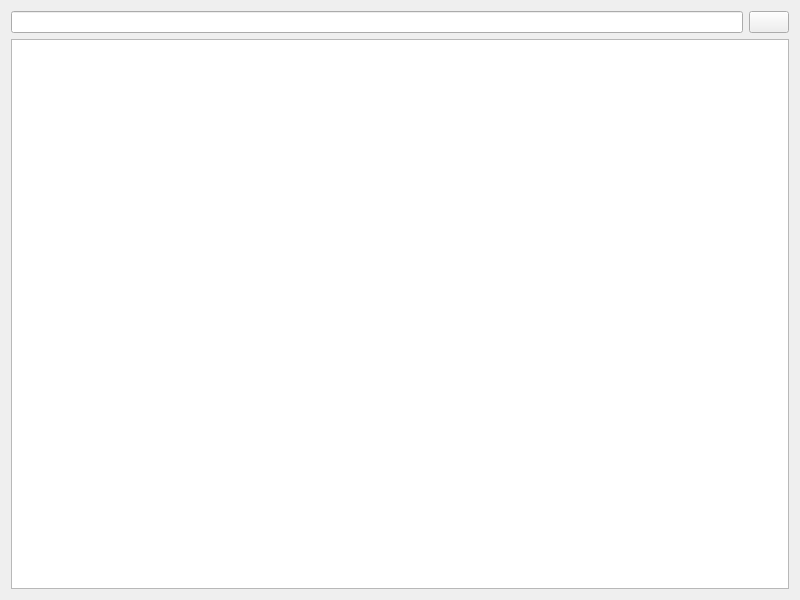
<?xml version="1.0" encoding="UTF-8"?>
<ui version="4.0">
 <class>PaneWidget</class>
 <widget class="QWidget" name="PaneWidget">
  <property name="geometry">
   <rect>
    <x>0</x>
    <y>0</y>
    <width>800</width>
    <height>600</height>
   </rect>
  </property>
  <property name="windowTitle">
   <string>PaneWidget</string>
  </property>
  <layout class="QVBoxLayout" name="verticalLayout">
   <item>
    <layout class="QHBoxLayout" name="horizontalLayout">
     <item>
      <widget class="QLineEdit" name="lineEdit"/>
     </item>
     <item>
      <widget class="QPushButton" name="pushButton">
       <property name="text">
        <string/>
       </property>
      </widget>
     </item>
    </layout>
   </item>
   <item>
    <widget class="QTreeView" name="treeView"/>
   </item>
  </layout>
 </widget>
 <resources/>
 <connections/>
</ui>
